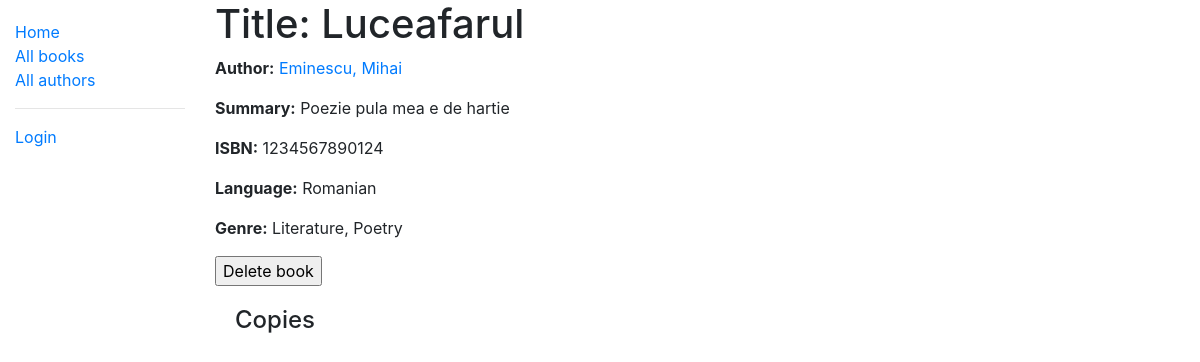
The page /catalog/book/2 on the database as committed earlier.
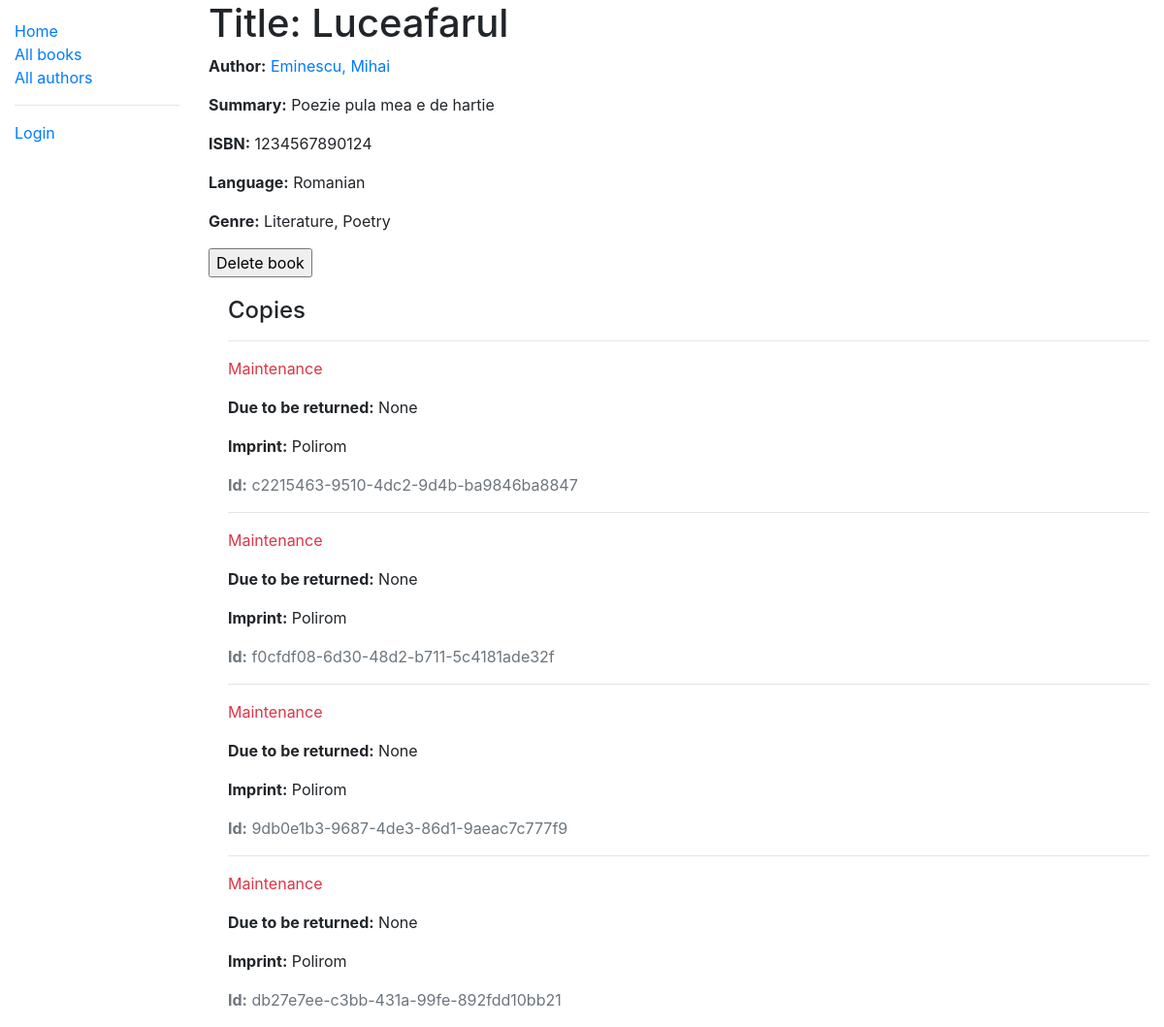
The same page on the database as committed later.
### catalog/models.py (models this page shows, shortened)
class Book(models.Model):
    title = models.CharField(max_length=200)
    author = models.ForeignKey('Author', on_delete=models.SET_NULL, null=True)
    language = models.ForeignKey('Language', on_delete=models.SET_NULL, null=True)
    summary = models.TextField(max_length=1000, help_text='Enter a brief description of the book')
    isbn = models.CharField('ISBN', max_length=13, help_text='13 Character <a href="https://www.isbn-international.org/content/what-isbn">ISBN number</a>')
    genre = models.ManyToManyField(Genre, help_text='Select a genre for this book')
    def get_absolute_url(self):
        return reverse('book-detail', args=[str(self.id)])
    def display_genre(self):
        """Create a string for the Genre. This is required to display genre in Admin."""
        return ', '.join(genre.name for genre in self.genre.all()[:3])
    display_genre.short_description = 'Genre'

class Author(models.Model):
    first_name = models.CharField(max_length=100)
    last_name = models.CharField(max_length=100)
    date_of_birth = models.DateField(null=True, blank=True)
    date_of_death = models.DateField('Died', null=True, blank=True)
    class Meta:
        ordering = ['last_name']
    def __str__(self):
        return f'{self.last_name}, {self.first_name}'
    class Meta:
        ordering = ['last_name']

class Language(models.Model):
    name = models.CharField(max_length=200, help_text="Enter the book's natural language (e.g. English, French, Japanese etc.)")
    def __str__(self):
        return self.name

class Genre(models.Model):
	name = models.CharField(max_length=200, help_text='Enter a book genre (e.g. Science Fiction)')
	def __str__(self):
		return self.name

class BookInstance(models.Model):
    id = models.UUIDField(primary_key=True, default=uuid.uuid4, help_text='Unique ID for this particular book across whole library')
    book = models.ForeignKey('Book', on_delete=models.SET_NULL, null=True)
    imprint = models.CharField(max_length=200)
    due_back = models.DateField(null=True, blank=True)
    borrower = models.ForeignKey(User, on_delete=models.SET_NULL, null=True, blank=True)
    LOAN_STATUS = (
        ('m', 'Maintenance'),
        ('o', 'On loan'),
        ('a', 'Available'),
        ('r', 'Reserved'),
    )
    status = models.CharField(
        max_length=1,
        choices=LOAN_STATUS,
        blank=True,
        default='m',
        help_text='Book availability',
    )
    class Meta:
        ordering = ['due_back']
        permissions = (('can_mark_returned', 'Set book as returned'),)

### catalog/views.py (the view)
# urls.py: path('book/<int:pk>', views.BookDetailView.as_view(), name='book-detail'),
class BookDetailView(generic.DetailView):
    model = Book

### catalog/templates/catalog/book_detail.html
{% extends "base_generic.html" %}
{% block content %}
  <h1>Title: {{ book.title }}</h1>
  <p><strong>Author:</strong> <a href="{% url 'author-detail' book.author.pk %}">{{ book.author }}</a></p>
  <p><strong>Summary:</strong> {{ book.summary }}</p>
  <p><strong>ISBN:</strong> {{ book.isbn }}</p>
  <p><strong>Language:</strong> {{ book.language }}</p>
  <p><strong>Genre:</strong> {% for genre in book.genre.all %} {{ genre }}{% if not forloop.last %}, {% endif %}{% endfor %}</p>
  <p><strong>
      <form action="{{ book.get_absolute_url }}/delete" method="get">
        <input type="submit" value="Delete book">
    </form>
  </strong></p>
  <div style="margin-left:20px;margin-top:20px">
    <h4>Copies</h4>
    {% for copy in book.bookinstance_set.all %}
      <hr>
      <p class="{% if copy.status == 'a' %}text-success{% elif copy.status == 'm' %}text-danger{% else %}text-warning{% endif %}">{{ copy.get_status_display }}</p>
      {% if copy.status != 'a' %}
        <p><strong>Due to be returned:</strong> {{copy.due_back}}</p>
      {% endif %}
      <p><strong>Imprint:</strong> {{copy.imprint}}</p>
      <p class="text-muted"><strong>Id:</strong> {{copy.id}}</p>
    {% endfor %}
  </div>
{% endblock %}

### catalog/templates/base_generic.html (shortened to what this page needs)
<!DOCTYPE html>
<html lang="en">
<head>
    <link rel="stylesheet" href="https://stackpath.bootstrapcdn.com/bootstrap/4.1.3/css/bootstrap.min.css"
>
    {% load static %}
    <link rel="stylesheet" href="{% static 'css/styles.css' %}">
</head>
<body>
    <div class="container-fluid">
        <div class="row">
            <div class="col-sm-2">
                {% block sidebar %}
                <ul class="sidebar-nav">
                    <li><a href="{% url 'index' %}">Home</a></li>
                    <li><a href="{% url 'books' %}">All books</a></li>
                    <li><a href="{% url 'authors' %}">All authors</a></li>
                    <hr>
                    {% if user.is_authenticated %}
                        <li>User: {{ user.get_username }}</li>
                        <li><a href="{% url 'my-borrowed' %}">My Borrowed</a></li>
                        <li><a href="{% url 'logout'%}?next={{request.path}}">Logout</a></li>
                    {% else %}
                        <li><a href="{% url 'login'%}?next={{request.path}}">Login</a></li>
                    {% endif %}
                </ul>
                {% endblock %}
            </div>
            <div class="col-sm-10 ">
                {% block content %}{% endblock %}
            </div>
        </div>
    </div>
</body>
</html>

### catalog/static/css/styles.css (style rules this page uses)
.sidebar-nav { margin-top: 20px; padding: 0; list-style: none; }

Rows that differ between the two databases and show on the page:
added BookInstance: status "Maintenance", due_back "None", imprint "Polirom", id "c2215463-9510-4dc2-9d4b-ba9846ba8847"
added BookInstance: status "Maintenance", due_back "None", imprint "Polirom", id "f0cfdf08-6d30-48d2-b711-5c4181ade32f"
added BookInstance: status "Maintenance", due_back "None", imprint "Polirom", id "9db0e1b3-9687-4de3-86d1-9aeac7c777f9"
added BookInstance: status "Maintenance", due_back "None", imprint "Polirom", id "db27e7ee-c3bb-431a-99fe-892fdd10bb21"
